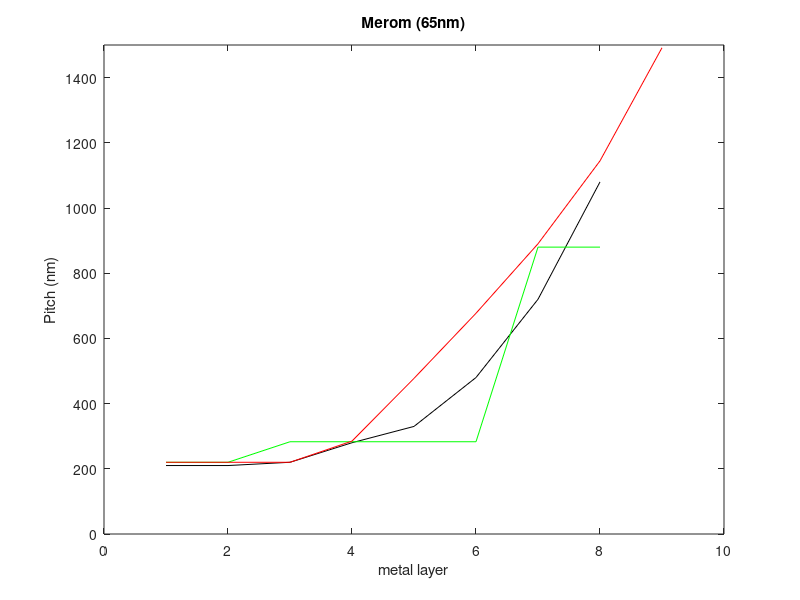

MATLAB code to generate this figure: (Note: this script raises an error after producing the figure.)
%% Merom
intel_merom_pitch = [ 210 210 220 280 330 480 720 1080 ];
intel_merom_thickness = [ 170 190 200 250 300 430 650 975];
intel_merom_ar = [ 1.6 1.8 1.8 1.8 1.8 1.8 1.8 1.8];

deepak_merom_pitch = [ 220 220 283 283 283 283 880 880 ];
my_merom_n2_pitch = [ 220 220 410.5 410.5 740.9 740.9 ];
my_merom_n1_pitch = [ 220 220 267.4 541.6 740.9 ];
my_merom_n1_e03 = [ 220.0000	220.0000	220.0000	273.9328	483.7781	740.9495 ];
my_merom_n1_dyneff = [ 220.0000	220.0000	220.0000	267.3597	524.3668	746.8653 ];

my_merom_tdwithrep = [ 220.0000  220.0000  220.0000  230.1247  377.1137 ];
my_merom_tdwlarep2 = [ 220.0000  220.0000  220.0000  220.0000  255.7531  471.6866];
my_merom_sbbest = [0.2200    0.2200    0.2200    0.2850    0.4774    0.6771    0.8903    1.1446    1.4916] * 1e3;

% figure(1)
% clf
% plot(intel_merom_pitch,'k')
% hold on
% plot(deepak_merom_pitch,'r')
% plot(my_merom_n2_pitch,'b')
% plot(my_merom_n1_pitch,'g')
% plot(my_merom_n1_e03,'color',[0.7 0.3 0.7])
% plot(my_merom_n1_dyneff,'color',[0.3 0.7 1])
% xlabel('metal layer')
% ylabel('Pitch (nm)')
% fixfigs(1,3,14,12)

figure(7)
clf
plot(intel_merom_pitch,'k')
hold on
plot(deepak_merom_pitch,'g')
plot(my_merom_sbbest,'r')
ylim([0 1500])
xlabel('metal layer')
ylabel('Pitch (nm)')
title('Merom (65nm)')
fixfigs(7,3,14,12)

%% Penryn (45nm)
intel_penryn_pitch = [160 160 160 250 280 360 560 810 30500];
my_penryn_pitch = [160.0000  160.0000  160.0000  160.0000  160.0000  160.0000  172.1319  326.4828];
my_penryn_sbbest = [160.0000  160.0000  160.0000  160.0000  215.4635  328.8653  446.2047  572.0492  724.5117  933.4803];

figure(8)
clf
plot(intel_penryn_pitch,'k')
hold on
plot(my_penryn_sbbest,'r')
ylim([0 1000])
xlabel('metal layer')
ylabel('Pitch (nm)')
title('Penryn (45nm)')
fixfigs(8,3,14,12)


%% Sandy bridge
intel_sb_pitch = [ 112.5	112.5	112.5	168.8	225	337.6	450.1	566.5	19400 ];
intel_sb_thickness = [ 95 95 95 151 204 303 388 504 8000 2.55e4 ];
intel_sb_ar = [ 1.7 1.7 1.7 1.8 1.8 1.8 1.7 1.8 1.5 ];
my_sb_n2_pitch = [ 112.5	112.5	199.3	199.3	420	420	718.2	718.2 ];
my_sb_n1_pitch = [ 112.5	112.5	131.4947	247.3285	374.1441	540.3985	718.2076 ];
my_sb_n1_e03 = [ 112.5000	112.5000	112.5000	155.0817	252.8671	357.0507	480.4285	712.0960	712.7645 ];
my_sb_n1_dyneff = [ 112.5000	112.5000	112.5000	148.2061	265.4723	394.7707	577.4500	718.2076 ];

my_sb_tdwithrep = [ 112.5000  112.5000  112.5000  119.2457  232.3208  314.6503  397.2216];
my_sb_tdwlarep2 = [ 112.5000  112.5000  112.5000  112.5000  121.0211  232.5093 ];
my_sb_tdwlarep2best = [112.5000  112.5000  112.5000  112.5000  208.8135  311.7498  421.1808  550.4639  735.2589];

% figure(2)
% clf
% plot(intel_sb_pitch,'k')
% hold on
% plot(my_sb_n2_pitch,'b')
% plot(my_sb_n1_pitch,'g')
% plot(my_sb_n1_e03,'color',[0.7 0.3 0.7])
% plot(my_sb_n1_dyneff,'color',[0.3 0.7 1])
% xlabel('metal layer')
% ylabel('Pitch (nm)')
% ylim([0 1.1*max(my_sb_n2_pitch)])
% fixfigs(2,3,14,12)

figure(9)
clf
plot(intel_sb_pitch,'k')
hold on
plot(my_sb_tdwithrep,'b')
plot(my_sb_tdwlarep2best,'r')
xlabel('metal layer')
ylabel('Pitch (nm)')
ylim([0 1.1*max(my_sb_n2_pitch)])
title('Sandy Bridge (32nm)')
fixfigs(9,3,14,12)

%% Intel Ivy bridge

intel_ib_pitch =[	90	80	80	112	160	240	320	360	14000 ];
my_ib_n1_dyneff_pitch = [	90	90	90	115.836	210.5411	322.5414	493.471	];
my_ib_tdwithrep_pitch1 = [ 90.0000   90.0000   90.0000   90.0000   93.0672  164.8177  218.1233  249.1480 ];
my_ib_tdwithrep_pitch2 = [ 90.0000   90.0000   90.0000  112.9949  183.4550  249.1480];
my_ib_tdwlari3 = [90.0000   90.0000   90.0000   90.0000  123.0972  188.4797  257.9700  339.7838  457.6400];

figure(10)
clf
plot(intel_ib_pitch,'k')
hold on
plot(my_ib_tdwithrep_pitch2,'b')
plot(my_ib_tdwlari3,'r')
xlabel('metal layer')
ylabel('Pitch (nm)')
ylim([0 1.1*max(my_ib_n1_dyneff_pitch)])
title('Ivy Bridge (22nm)')
fixfigs(10,3,14,12)

%% Num metal layers

intel_nodes = [65 45 32 22];
intel_num_metal_layers = [8 9 8 9];
my_num_metal_layers = [6 8 6 9];

figure(11)
clf
plot(intel_nodes,intel_num_metal_layers,'k')
hold on
plot(intel_nodes,my_num_metal_layers,'r')
xlabel('Process node (nm)')
ylabel('Number of metal layers')
ylim([0 10])
fixfigs(11,3,14,12)

